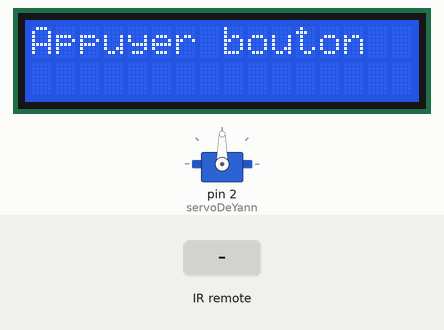
This sketch was run on a simulated Arduino Uno, built with avr-gcc and run on an emulated ATmega328P. Shown: servo, 16×2 character LCD. The inputs (shaded band) are chosen by the test bench. What the sketch prints to the serial monitor is not drawn.

Above: at 0.1 s.
3.3 s: infrared code 0xC received
At 4.0 s:
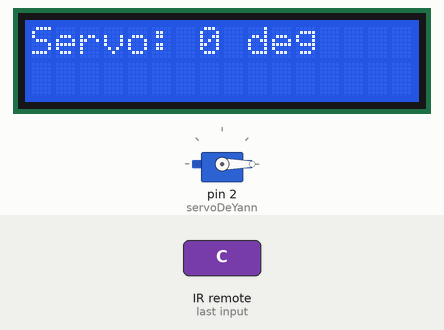
4.8 s: infrared code 0x5E received
At 6.0 s:
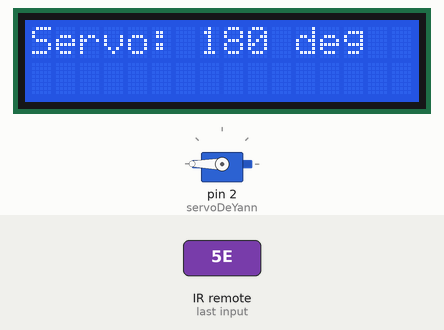
6.3 s: infrared code 0x18 received
At 7.5 s:
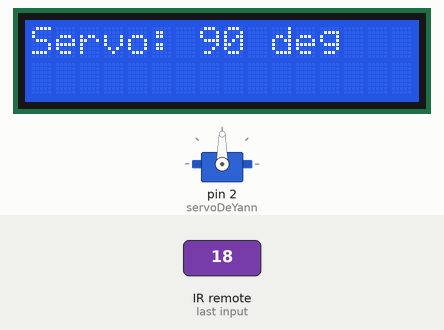
Timing chart, 0 to 9.3 s (numbered marks = the images above; inputs shaded):
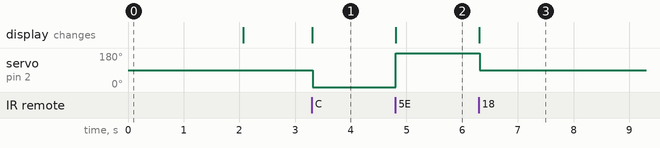

Measured:
- after the input at 3.3 s, servo on pin 2 (servoDeYann): 90° → 0° at once; the display: changes at once (image 1)
- after the input at 4.8 s, servo on pin 2 (servoDeYann): 0° → 180° at once; the display: changes at once (image 2)
- after the input at 6.3 s, servo on pin 2 (servoDeYann): 180° → 90° at once; the display: changes at once (image 3)

The sketch:

Irm2.ino
```cpp
#include <IRremote.hpp> // Bibliothèque pour le récepteur infrarouge
#include <LiquidCrystal.h> // Bibliothèque pour l'écran LCD
#include <Servo.h> // Bibliothèque pour le servo moteur

#define IR_RECEIVE_PIN 3 // Broche pour le récepteur infrarouge
Servo servoDeYann; // Création de l'objet Servo
LiquidCrystal lcd(7, 8, 9, 10, 11, 12); // Initialisation de l'écran LCD

unsigned long previousMillis = 0; // Stocke le temps écoulé
const unsigned long interval = 15; // Intervalle de mise à jour de l'écran et du servo
int targetPosition = -1; // Position cible du servo (-1 signifie aucune commande active)

void setup() {
    Serial.begin(9600); // Initialisation de la communication série
    IrReceiver.begin(IR_RECEIVE_PIN, ENABLE_LED_FEEDBACK); // Démarrage du récepteur infrarouge
    servoDeYann.attach(2); // Lier le servo à la broche 2
    lcd.begin(16, 2); // Initialiser l'écran LCD
    lcd.print("Appuyer bouton"); // Afficher un message d'accueil
    delay(2000); // Pause pour laisser le message affiché
    lcd.clear(); // Effacer l'écran après l'accueil
}

void loop() {
    unsigned long currentMillis = millis(); // Récupérer le temps actuel

    // Décoder le signal infrarouge s'il y en a un
    if (IrReceiver.decode()) {
        Serial.print("Code IR reçu : ");
        Serial.println(IrReceiver.decodedIRData.command, HEX); // Affiche le code IR dans le moniteur série

        lcd.clear();
        lcd.print("Code IR: ");
        lcd.print(IrReceiver.decodedIRData.command, HEX); // Affiche le code IR reçu

        // Met à jour la position cible en fonction de la commande IR
        switch (IrReceiver.decodedIRData.command) {
            case 0xC: // Bouton 1
                targetPosition = 0;
                lcd.clear();
                lcd.print("Servo: 0 deg");
                break;
            case 0x18: // Bouton 2
                targetPosition = 90;
                lcd.clear();
                lcd.print("Servo: 90 deg");
                break;
            case 0x5E: // Bouton 3
                targetPosition = 180;
                lcd.clear();
                lcd.print("Servo: 180 deg");
                break;
            default:
                targetPosition = -1; // Code inconnu, pas de changement
                lcd.clear();
                lcd.print("Appuyer sur un bouton : 1 - 2 - 3");
                break;
        }
        IrReceiver.resume(); // Réinitialiser le récepteur pour recevoir un autre signal
    }

    // Vérifier si le temps est écoulé pour effectuer une action
    if (currentMillis - previousMillis >= interval) {
        previousMillis = currentMillis; // Réinitialiser le temps précédent

        // Si une position cible est définie, déplacer le servo
        if (targetPosition != -1) {
            servoDeYann.write(targetPosition); // Déplacer le servo à la position cible
            targetPosition = -1; // Réinitialiser après l'exécution
        }
    }
}
```
